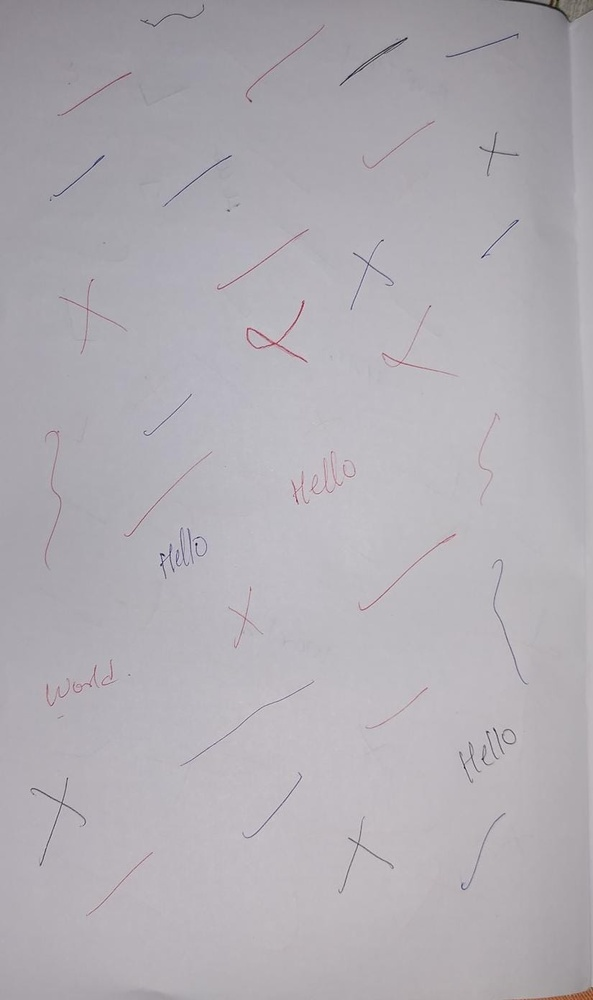
#> input picture input/RedInkDetection.jpg, 593 x 1000 px, shrunk from 825 x 1392 before the run
$ jupyter execute red.ipynb
#> lines starting #> are read from the running program, lines starting #| are printed output that depends on the picture; after the words box and inside, x2 and y2 are one past the last pixel; in counts of white or black regions, pixels touching at a corner belong together
[cell 1]
import cv2
import numpy as np

img = cv2.imread("input/RedInkDetection.jpg")
#> img is the input picture: shape (1000, 593, 3); mean B, G, R 179.6, 173.7, 177.1

# LAB conversion
lab = cv2.cvtColor(img, cv2.COLOR_BGR2LAB)
#> lab: shape (1000, 593, 3); mean of channels 0, 1, 2 182.2, 130.3, 125.6
L, A, B = cv2.split(lab)

A_norm = cv2.normalize(A, None, 0, 255, cv2.NORM_MINMAX)
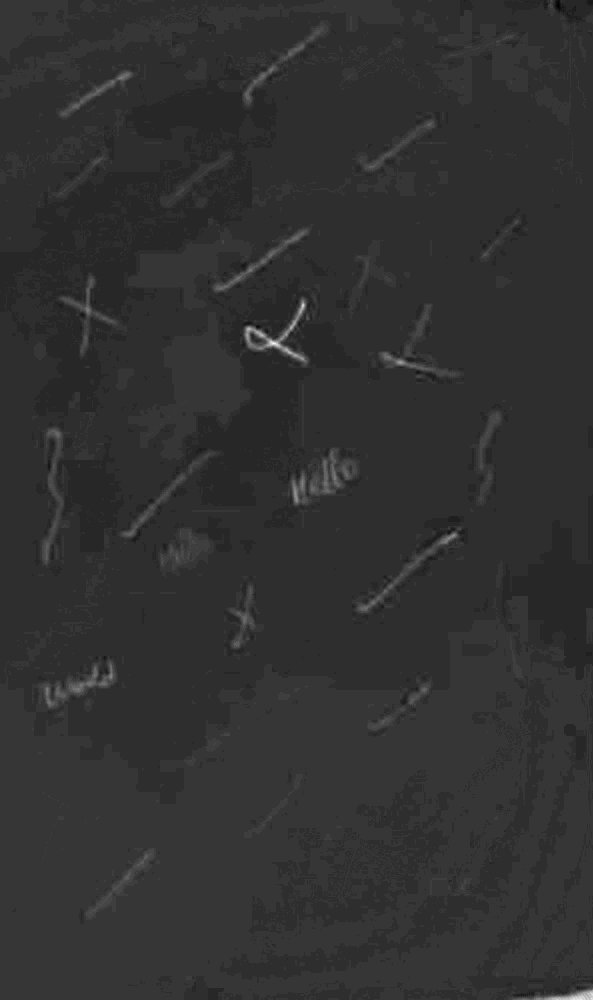
#> A_norm: shape (1000, 593); min 0, max 255, mean 48.8

# Adaptive threshold (this part was GOOD)
mean_A = np.mean(A_norm)
#> mean_A = 48.8
std_A = np.std(A_norm)
#> std_A = 7.98
thresh_val = mean_A + 1.2 * std_A
#> thresh_val = 58.38

_, red_mask = cv2.threshold(
    A_norm, thresh_val, 255, cv2.THRESH_BINARY
)
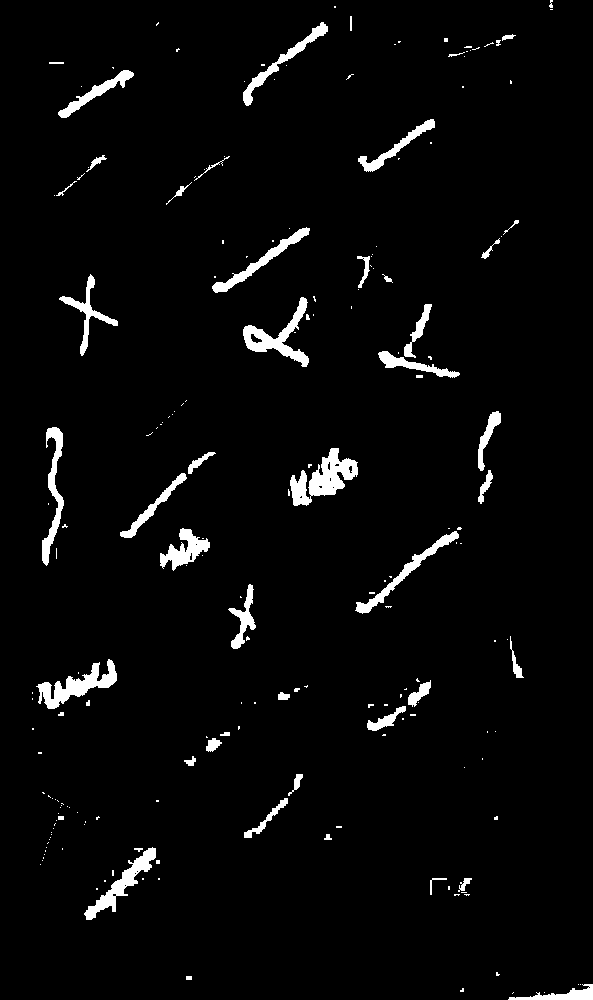
#> red_mask: shape (1000, 593); 3.4% white; 203 white regions (151 under 20 px), largest, box (x1, y1, x2, y2) and area: (290, 448, 358, 506) 1787, (36, 659, 117, 709) 1430, (243, 297, 309, 367) 1347

# 🔑 NEW: median blur removes dots without killing strokes
red_mask = cv2.medianBlur(red_mask, 5)
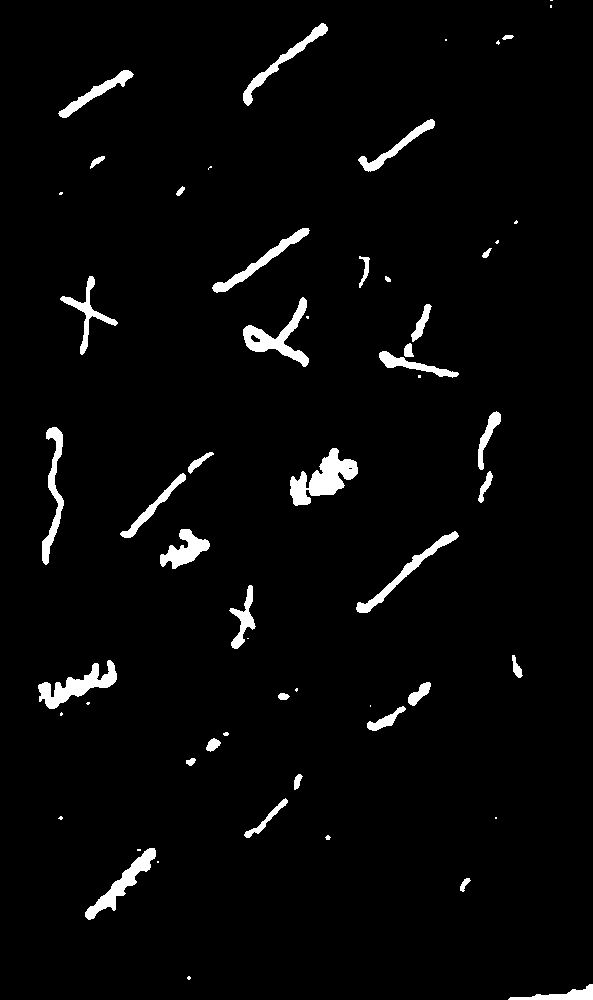
#> red_mask: shape (1000, 593); 3.1% white; 58 white regions (21 under 20 px), largest, box (x1, y1, x2, y2) and area: (290, 448, 358, 506) 1832, (38, 660, 117, 709) 1426, (243, 297, 309, 367) 1355

# VERY light morphology
kernel = np.ones((3,3), np.uint8)
red_mask = cv2.morphologyEx(red_mask, cv2.MORPH_OPEN, kernel, 1)
#> red_mask: shape (1000, 593); 3.1% white; 40 white regions (3 under 20 px), largest, box (x1, y1, x2, y2) and area: (38, 660, 117, 709) 1422, (243, 298, 309, 367) 1353, (309, 448, 358, 496) 1344

# Extract red marks
red_only = cv2.bitwise_and(img, img, mask=red_mask)
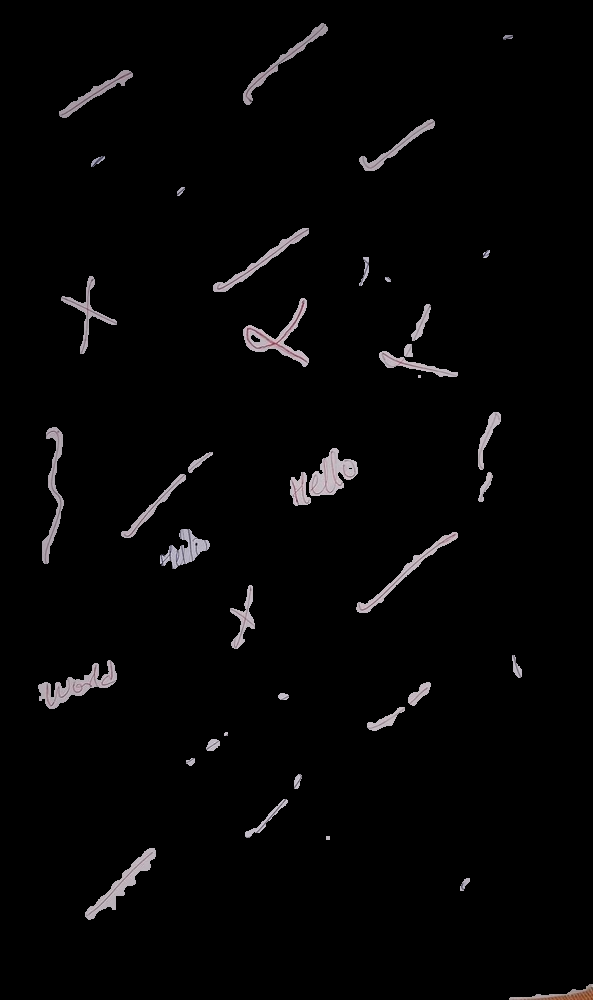
#> red_only: shape (1000, 593, 3); mean B, G, R 5.3, 5.1, 5.4

cv2.imshow("Original", img)
cv2.imshow("Red Mask", red_mask)
cv2.imshow("Red Marks Only", red_only)
cv2.waitKey(0)
cv2.destroyAllWindows()
